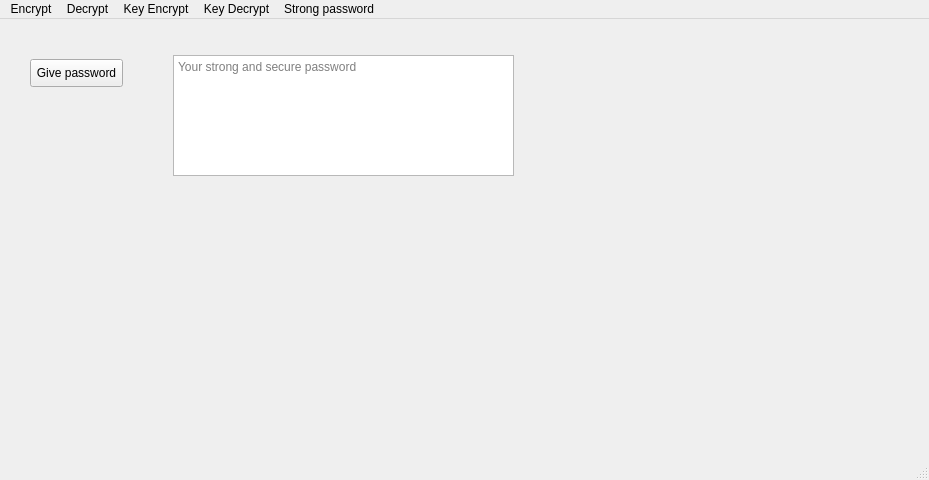
<?xml version="1.0" encoding="UTF-8"?>
<ui version="4.0">
 <class>MainWindow</class>
 <widget class="QMainWindow" name="MainWindow">
  <property name="geometry">
   <rect>
    <x>0</x>
    <y>0</y>
    <width>929</width>
    <height>480</height>
   </rect>
  </property>
  <property name="windowTitle">
   <string>MainWindow</string>
  </property>
  <widget class="QWidget" name="centralwidget">
   <widget class="QPushButton" name="pushButton">
    <property name="geometry">
     <rect>
      <x>30</x>
      <y>40</y>
      <width>93</width>
      <height>28</height>
     </rect>
    </property>
    <property name="text">
     <string>Give password</string>
    </property>
   </widget>
   <widget class="QTextEdit" name="textEdit">
    <property name="geometry">
     <rect>
      <x>173</x>
      <y>36</y>
      <width>341</width>
      <height>121</height>
     </rect>
    </property>
    <property name="placeholderText">
     <string>Your strong and secure password</string>
    </property>
   </widget>
  </widget>
  <widget class="QMenuBar" name="menubar">
   <property name="geometry">
    <rect>
     <x>0</x>
     <y>0</y>
     <width>929</width>
     <height>26</height>
    </rect>
   </property>
   <widget class="QMenu" name="EncryptMenu">
    <property name="title">
     <string>Encrypt</string>
    </property>
   </widget>
   <widget class="QMenu" name="DecryptMenu">
    <property name="title">
     <string>Decrypt</string>
    </property>
   </widget>
   <widget class="QMenu" name="KEncryptMenu">
    <property name="title">
     <string>Key Encrypt</string>
    </property>
   </widget>
   <widget class="QMenu" name="KDecryptMenu">
    <property name="title">
     <string>Key Decrypt</string>
    </property>
   </widget>
   <widget class="QMenu" name="menuStrong_password">
    <property name="title">
     <string>Strong password</string>
    </property>
   </widget>
   <addaction name="EncryptMenu"/>
   <addaction name="DecryptMenu"/>
   <addaction name="KEncryptMenu"/>
   <addaction name="KDecryptMenu"/>
   <addaction name="menuStrong_password"/>
  </widget>
  <widget class="QStatusBar" name="statusbar"/>
 </widget>
 <resources/>
 <connections/>
</ui>
